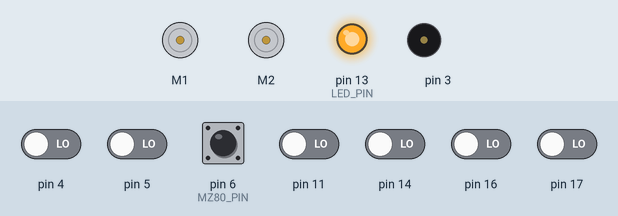
This sketch was run on a simulated Arduino Uno, built with avr-gcc and run on an emulated ATmega328P. On the bench: 2 × DC motor (green arrow = forward, orange = backward, longer = faster), output pins drawn as LEDs (lit = HIGH), buzzer (waves = sounding). The test bench sets the inputs (shaded band); at power-on: pin 6 (MZ80_PIN) HIGH, pin 4, pin 5, pin 11, pin 14, pin 16, pin 17 LOW.

Above: at 6.2 s.
6.3 s: pin 4 driven HIGH
At 8.7 s:
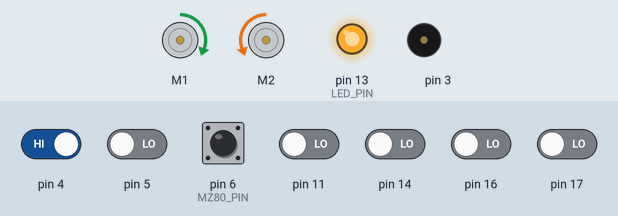
9.5 s: pin 4 driven LOW
At 22.7 s:
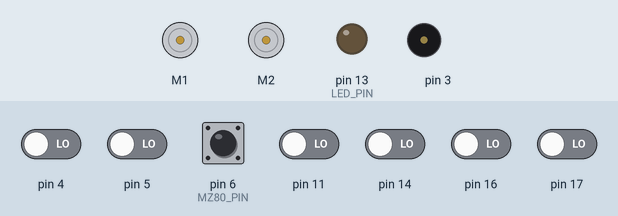
Timing chart, 0 to 23.0 s (numbered marks = the images above; inputs shaded):
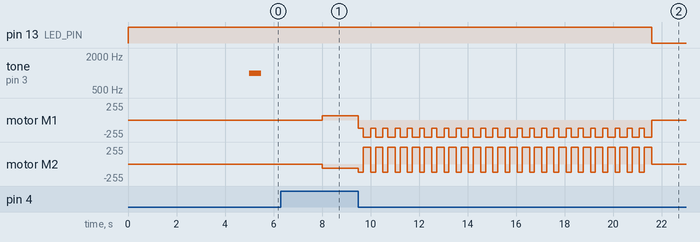

The sketch:

EE321_Zumo_Code_YigitSoyhan_ErdemSezen.ino
```cpp
#include <QTRSensors.h>
#include <ZumoReflectanceSensorArray.h>
#include <ZumoMotors.h>
#include <ZumoBuzzer.h>


#define LED_PIN 13
#define MZ80_PIN 6
#define NUM_SENSORS 6

//Pushbutton button(ZUMO_BUTTON);
ZumoReflectanceSensorArray reflectanceSensors;
ZumoMotors motors;
ZumoBuzzer buzzer;


// Define an array for holding sensor values.
unsigned int sensorValues[NUM_SENSORS];
unsigned int positionVal = 0;
void setup() {
  pinMode(LED_PIN, OUTPUT);
  digitalWrite(LED_PIN, HIGH);

  // --------------------------- Start Of The Calibration -------------------------
  reflectanceSensors.init();
  unsigned long startTime = millis();
  while (millis() - startTime < 5000)  //  the calibration take 5 seconds
  {
    reflectanceSensors.calibrate();
  }
  // ------------------- End Of The Calibration -----------------------
}

// Sensor Config

unsigned int mostLeftSensor() {
  if (sensorValues[0] < 600)
    return 1;
  else
    return 0;
}

unsigned int leftSensor() {
  if (sensorValues[1] < 600)
    return 1;
  else
    return 0;
}

unsigned int midLeftSensor() {
  if (sensorValues[2] < 600)
    return 1;
  else
    return 0;
}

unsigned int midRightSensor() {
  if (sensorValues[3] < 600)
    return 1;
  else
    return 0;
}

unsigned int count = 0 ;
unsigned int state = 0 ;

unsigned int rightSensor() {
  if (sensorValues[4] < 600)
    return 1;
  else
    return 0;
}

unsigned int mostRightSensor() {
  if (sensorValues[5] < 600)
    return 1;
  else
    return 0;
}
//sensor config end
void turnRight() {
  motors.setSpeeds(100, -100);
}

void turnLeft(){
  motors.setSpeeds(-200, 200);
}

void go() {
  motors.setSpeeds(600, 600);
}

void loop() {

  buzzer.playFrequency(1000, 500, 15);
  delay(3000);                            // After the buzzer we have 3 seconds to put the robot on ground
  unsigned long startTime = millis();
                                          // Stated the duration of the loop: 13.4 seconds
  while (millis() - startTime < 13400){
      positionVal = reflectanceSensors.readLine(sensorValues);
      if (mostLeftSensor() == 1) {
        motors.setSpeeds(-200,-200);
        delay(200);
        motors.setSpeeds(-400, 400);
        delay(300);
      } else {
        turnRight();   //Border Detect
      }
      if(state == 0){
          if (!digitalRead(MZ80_PIN)) {
            state = 1 ;


          }
      }else{
        if (!digitalRead(MZ80_PIN)) {
            state = 1 ;


          }else{
            state = 0;
            count++;
          }

      }
    }
  motors.setSpeeds(0,0);  // Robot stops after loop
  count = ceil((count/2));
  digitalWrite(LED_PIN, LOW);
  delay(2000);           // this delay give us enough time to get closer to robot to see LED.
  while(count>0){
    motors.setSpeeds(0,0);
    delay(1000);
    digitalWrite(LED_PIN, HIGH);
    delay(500);
    digitalWrite(LED_PIN, LOW); // LED Blinking loop for counting purpose
    delay(500);
    count--;
  }
  while(1){
    motors.setSpeeds(0,0);  // stops forever
  }
}
```

Measured:
- by itself, motor M1: repeats every 0.50 s: backward 255/255 0.30 s, backward 127/255 0.20 s, until it stays stopped from 21.6 s
- by itself, motor M2: repeats every 0.50 s: forward 255/255 0.30 s, backward 127/255 0.20 s, until it stays stopped from 21.6 s
